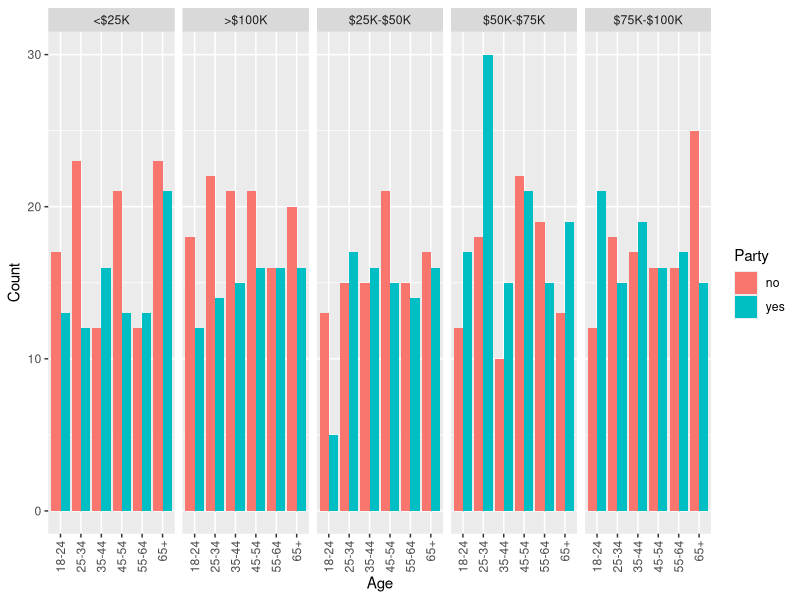

This chart was generated by the following R code:
## ---- chunk 1
library(tibble)
library(tidyverse)
#library(rstanarm)
## ---- chunk 2
set.seed(301)
generate_data <- function(i = 1000) {
  data <- tibble(
    party = sample(c("yes", "no"), i, replace = TRUE),
    age = sample(c("18-24", "25-34", "35-44", "45-54", "55-64", "65+"), i, replace = TRUE),
    gender = sample(c("male", "female"), i, replace = TRUE),
    income = sample(c("<$25K", "$25K-$50K", "$50K-$75K", "$75K-$100K", ">$100K"), i, replace = TRUE),
    education = sample(c("high school", "bachelor's degree", "master's degree", "PhD"), i, replace = TRUE))
   return(data)
}
sim_data <- generate_data(1000)

ggplot(sim_data, aes(x=age, fill=party)) +
  geom_bar(position="dodge") +
  facet_grid(~income) +
  theme(axis.text.x = element_text(angle = 90, vjust = 0.5, hjust=1)) +
  labs(x="Age", y="Count", fill="Party")

#model <- stan_glm(party ~ age + gender + income + education, data = sim_data, family = binomial(link = "logit"))
